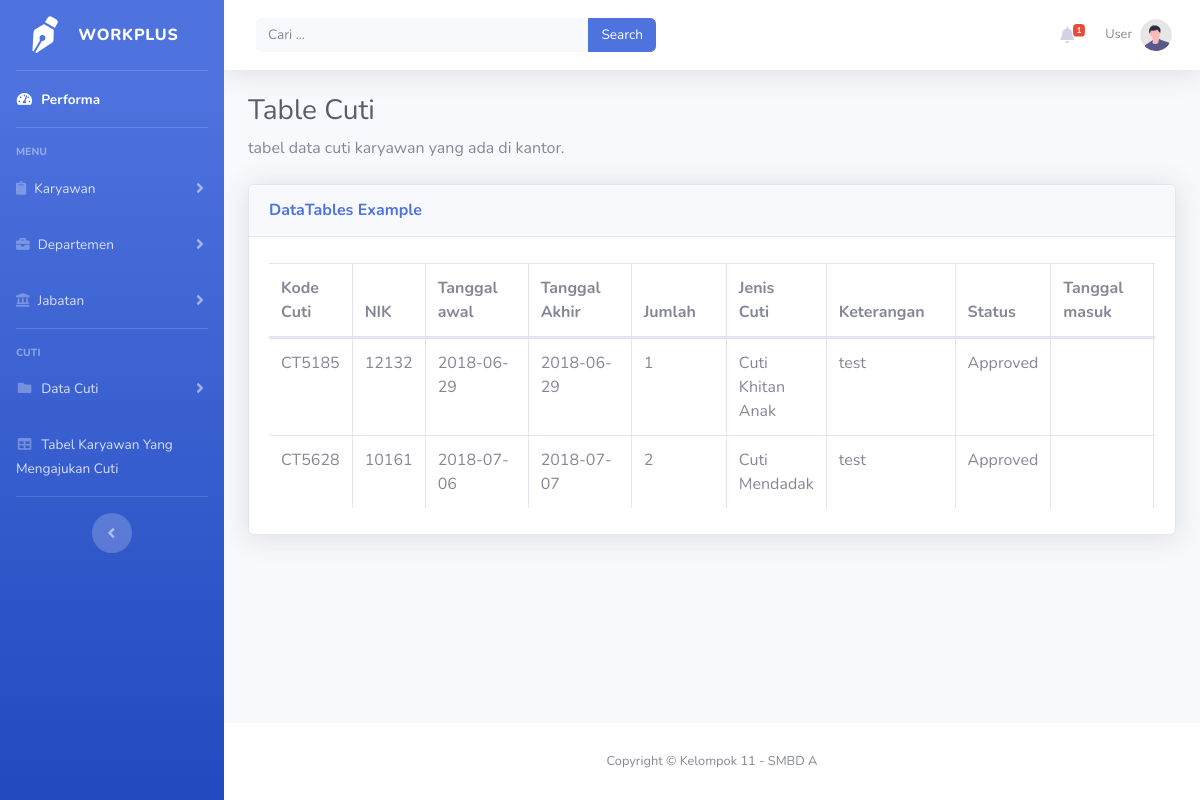
The app's page /tabel-cuti.php with its own data.
### tables this page shows
CREATE TABLE `cuti` (
  `kode` varchar(10) NOT NULL,
  `nik` varchar(10) NOT NULL,
  `tanggal_awal` date NOT NULL,
  `tanggal_akhir` date NOT NULL,
  `jumlah` varchar(10) NOT NULL,
  `jenis_cuti` varchar(50) NOT NULL,
  `ket` varchar(50) NOT NULL,
  `status` enum('Approved','Rejected','Pending') NOT NULL
);

### tabel-cuti.php (the view, shortened to what this page needs)
<!DOCTYPE html>
<html lang="en">
<head>
    <link href="vendor/fontawesome-free/css/all.min.css" rel="stylesheet" type="text/css">
    <link href="css/sb-admin-2.min.css" rel="stylesheet">
    <link href="vendor/datatables/dataTables.bootstrap4.min.css" rel="stylesheet">
</head>
<body id="page-top">
    <div id="wrapper">
        <?php include "sidebar.php"; ?>
        <div id="content-wrapper" class="d-flex flex-column">
            <div id="content">
                <nav class="navbar navbar-expand navbar-light bg-white topbar mb-4 static-top shadow">
                    <form action="search_cuti.php" method="GET" class="d-none d-sm-inline-block form-inline mr-auto ml-md-3 my-2 my-md-0 mw-100 navbar-search">
                        <div class="input-group">
                            <input type="text" name="keyword" id="keyword" class="form-control bg-light border-0 small" placeholder="Cari ... " aria-label="Search" aria-describedby="basic-addon2">
                            <div class="input-group-append">
                                <input class="btn btn-primary" type="submit" value="Search">
                            </div>
                        </div>
                    </form>
                    <?php include "navbartop.php"; ?>
                </nav>
                <div class="container-fluid">
                    <h1 class="h3 mb-2 text-gray-800">Table Cuti</h1>
                    <p class="mb-4">tabel data cuti karyawan yang ada di kantor.</p>
                    <div class="card shadow mb-4">
                        <div class="card-header py-3">
                            <h6 class="m-0 font-weight-bold text-primary">DataTables Example</h6>
                        </div>
                        <div class="card-body">
                            <div class="table-responsive">
                                <table class="table table-bordered" id="dataTable" width="100%" cellspacing="0">
                                    <thead>
                                        <tr>
                                            <th>Kode Cuti</th>
                                            <th>NIK</th>
                                            <th>Tanggal awal</th>
                                            <th>Tanggal Akhir</th>
                                            <th>Jumlah</th>
                                            <th>Jenis Cuti</th>
                                            <th>Keterangan</th>
                                            <th>Status</th>
                                            <th>Tanggal masuk</th>
                                        </tr>
                                    </thead>
                                    <tbody>
                                    <tr>
                                            <?php
                                            $query = "SELECT * FROM cuti";
                                            $result = $conn->query($query);
                                        while ($row = mysqli_fetch_assoc($result)) {
                                            echo "<tr>";
                                            echo "<td>".$row['kode']."</td>";
                                            echo "<td>".$row['nik']."</td>";
                                            echo "<td>".$row['tanggal_awal']."</td>";
                                            echo "<td>".$row['tanggal_akhir']."</td>";
                                            echo "<td>".$row['jumlah']."</td>";
                                            echo "<td>".$row['jenis_cuti']."</td>";
                                            echo "<td>".$row['ket']."</td>";
                                            echo "<td>".$row['status']."</td>";
                                            echo "<td>".$row['tanggal_masuk']."</td>";
                                            echo "</tr>";
                                        }
                                        ?>
                                        </tr>
                                    </tbody>
                                </table>
                            </div>
                        </div>
                    </div>
                </div>
            </div>
            <?php include "footer.php"; ?>
        </div>
    </div>
</body>
</html>

### sidebar.php (shortened to what this page needs)
<ul class="navbar-nav bg-gradient-primary sidebar sidebar-dark accordion" id="accordionSidebar">
            <a class="sidebar-brand d-flex align-items-center justify-content-center" href="index.php">
                <div class="sidebar-brand-icon rotate-n-15">
                <i class="fas fa-pen-nib"></i>
                </div>
                <div class="sidebar-brand-text mx-3">WorkPlus</div>
            </a>
            <hr class="sidebar-divider my-0">
            <li class="nav-item active">
                <a class="nav-link" href="index.php">
                    <i class="fas fa-fw fa-tachometer-alt"></i>
                    <span>Performa</span></a>
            </li>
            <hr class="sidebar-divider">
            <div class="sidebar-heading">
                Menu
            </div>
            <li class="nav-item">
                <a class="nav-link collapsed" href="#" data-toggle="collapse" data-target="#collapseTwo"
                    aria-expanded="true" aria-controls="collapseTwo">
                    <i class="fas fa-clipboard"></i>
                    <span>Karyawan</span>
                </a>
            </li>
            <li class="nav-item">
                <a class="nav-link collapsed" href="#" data-toggle="collapse" data-target="#collapseUtilities"
                    aria-expanded="true" aria-controls="collapseUtilities">
                    <i class="fas fa-briefcase"></i>
                    <span>Departemen</span>
                </a>
            </li>
            <li class="nav-item">
                <a class="nav-link collapsed" href="#" data-toggle="collapse" data-target="#collapseJabatan"
                    aria-expanded="true" aria-controls="collapseJabatan">
                    <i class="fas fa-landmark"></i>
                    <span>Jabatan</span>
                </a>
            </li>
            <hr class="sidebar-divider">
            <div class="sidebar-heading">
                Cuti
            </div>
            <li class="nav-item">
                <a class="nav-link collapsed" href="#" data-toggle="collapse" data-target="#collapsePages"
                    aria-expanded="true" aria-controls="collapsePages">
                    <i class="fas fa-fw fa-folder"></i>
                    <span>Data Cuti</span>
                </a>
            </li>
            <li class="nav-item">
                <a class="nav-link" href="tables.php">
                    <i class="fas fa-fw fa-table"></i>
                    <span>Tabel Karyawan Yang Mengajukan Cuti</span></a>
            </li>
            <hr class="sidebar-divider d-none d-md-block">
            <div class="text-center d-none d-md-inline">
                <button class="rounded-circle border-0" id="sidebarToggle"></button>
            </div>
        </ul>

### navbartop.php (shortened to what this page needs)
<ul class="navbar-nav ml-auto">
                        <li class="nav-item dropdown no-arrow mx-1">
                            <a class="nav-link dropdown-toggle" href="#" id="alertsDropdown" role="button"
                                data-toggle="dropdown" aria-haspopup="true" aria-expanded="false">
                                <i class="fas fa-bell fa-fw"></i>
                                <span class="badge badge-danger badge-counter">1</span>
                            </a>
                        </li>
                        <li class="nav-item dropdown no-arrow">
                            <a class="nav-link dropdown-toggle" href="#" id="userDropdown" role="button"
                                data-toggle="dropdown" aria-haspopup="true" aria-expanded="false">
                                <span class="mr-2 d-none d-lg-inline text-gray-600 small">User</span>
                                <img class="img-profile rounded-circle"
                                    src="img/undraw_profile.svg">
                            </a>
                        </li>
                    </ul>

### footer.php
<footer class="sticky-footer bg-white">
                <div class="container my-auto">
                    <div class="copyright text-center my-auto">
                        <span>Copyright &copy; Kelompok 11 - SMBD A</span>
                    </div>
                </div>
</footer>

### records on screen
cuti: kode "CT5185", nik "12132", tanggal_awal "2018-06-29", tanggal_akhir "2018-06-29", jumlah "1", jenis_cuti "Cuti Khitan Anak", ket "test", status "Approved"
cuti: kode "CT5628", nik "10161", tanggal_awal "2018-07-06", tanggal_akhir "2018-07-07", jumlah "2", jenis_cuti "Cuti Mendadak", ket "test", status "Approved"
